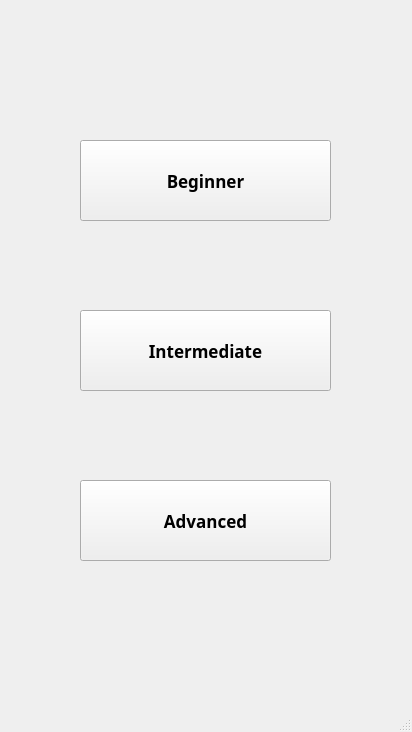
<?xml version="1.0" encoding="UTF-8"?>
<ui version="4.0">
 <class>difficulty_choose</class>
 <widget class="QMainWindow" name="difficulty_choose">
  <property name="geometry">
   <rect>
    <x>0</x>
    <y>0</y>
    <width>412</width>
    <height>732</height>
   </rect>
  </property>
  <property name="windowTitle">
   <string>MainWindow</string>
  </property>
  <widget class="QWidget" name="centralwidget">
   <widget class="QPushButton" name="easy_button">
    <property name="geometry">
     <rect>
      <x>80</x>
      <y>140</y>
      <width>251</width>
      <height>81</height>
     </rect>
    </property>
    <property name="font">
     <font>
      <family>Poppins Light</family>
      <pointsize>13</pointsize>
      <weight>75</weight>
      <bold>true</bold>
     </font>
    </property>
    <property name="text">
     <string>Beginner</string>
    </property>
    <property name="iconSize">
     <size>
      <width>16</width>
      <height>16</height>
     </size>
    </property>
    <property name="autoRepeatDelay">
     <number>300</number>
    </property>
   </widget>
   <widget class="QPushButton" name="intermediate_button">
    <property name="geometry">
     <rect>
      <x>80</x>
      <y>310</y>
      <width>251</width>
      <height>81</height>
     </rect>
    </property>
    <property name="font">
     <font>
      <family>Poppins Light</family>
      <pointsize>13</pointsize>
      <weight>75</weight>
      <bold>true</bold>
     </font>
    </property>
    <property name="text">
     <string>Intermediate</string>
    </property>
    <property name="iconSize">
     <size>
      <width>16</width>
      <height>16</height>
     </size>
    </property>
    <property name="autoRepeatDelay">
     <number>300</number>
    </property>
   </widget>
   <widget class="QPushButton" name="advanced_button">
    <property name="geometry">
     <rect>
      <x>80</x>
      <y>480</y>
      <width>251</width>
      <height>81</height>
     </rect>
    </property>
    <property name="font">
     <font>
      <family>Poppins Light</family>
      <pointsize>13</pointsize>
      <weight>75</weight>
      <bold>true</bold>
     </font>
    </property>
    <property name="text">
     <string>Advanced</string>
    </property>
    <property name="iconSize">
     <size>
      <width>16</width>
      <height>16</height>
     </size>
    </property>
    <property name="autoRepeatDelay">
     <number>300</number>
    </property>
   </widget>
  </widget>
  <widget class="QStatusBar" name="statusbar"/>
 </widget>
 <resources/>
 <connections/>
</ui>
